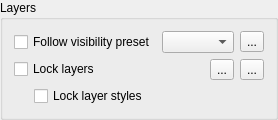
        <widget class="QgsCollapsibleGroupBoxBasic" name="mLayersGroupBox">
         <property name="focusPolicy">
          <enum>Qt::StrongFocus</enum>
         </property>
         <property name="title">
          <string>Layers</string>
         </property>
         <property name="syncGroup" stdset="0">
          <string notr="true">composeritem</string>
         </property>
         <property name="collapsed" stdset="0">
          <bool>false</bool>
         </property>
         <layout class="QGridLayout" name="gridLayout">
          <item row="0" column="0">
           <layout class="QHBoxLayout" name="horizontalLayout_12">
            <item>
             <widget class="QCheckBox" name="mFollowVisibilityPresetCheckBox">
              <property name="text">
               <string>Follow visibility preset</string>
              </property>
             </widget>
            </item>
            <item>
             <widget class="QComboBox" name="mFollowVisibilityPresetCombo"/>
            </item>
            <item>
             <widget class="QgsDataDefinedButton" name="mStylePresetsDDBtn">
              <property name="text">
               <string>...</string>
              </property>
             </widget>
            </item>
           </layout>
          </item>
          <item row="1" column="0">
           <layout class="QHBoxLayout" name="horizontalLayout_10">
            <item>
             <widget class="QCheckBox" name="mKeepLayerListCheckBox">
              <property name="sizePolicy">
               <sizepolicy hsizetype="Preferred" vsizetype="Maximum">
                <horstretch>0</horstretch>
                <verstretch>0</verstretch>
               </sizepolicy>
              </property>
              <property name="text">
               <string>Lock layers</string>
              </property>
             </widget>
            </item>
            <item>
             <spacer name="horizontalSpacer">
              <property name="orientation">
               <enum>Qt::Horizontal</enum>
              </property>
              <property name="sizeHint" stdset="0">
               <size>
                <width>40</width>
                <height>20</height>
               </size>
              </property>
             </spacer>
            </item>
            <item>
             <widget class="QToolButton" name="mLayerListFromPresetButton">
              <property name="text">
               <string>...</string>
              </property>
              <property name="popupMode">
               <enum>QToolButton::InstantPopup</enum>
              </property>
             </widget>
            </item>
            <item>
             <widget class="QgsDataDefinedButton" name="mLayersDDBtn">
              <property name="text">
               <string>...</string>
              </property>
             </widget>
            </item>
           </layout>
          </item>
          <item row="2" column="0">
           <layout class="QHBoxLayout" name="horizontalLayout_14">
            <item>
             <spacer name="horizontalSpacer_2">
              <property name="orientation">
               <enum>Qt::Horizontal</enum>
              </property>
              <property name="sizeType">
               <enum>QSizePolicy::Fixed</enum>
              </property>
              <property name="sizeHint" stdset="0">
               <size>
                <width>20</width>
                <height>20</height>
               </size>
              </property>
             </spacer>
            </item>
            <item>
             <widget class="QCheckBox" name="mKeepLayerStylesCheckBox">
              <property name="text">
               <string>Lock layer styles</string>
              </property>
             </widget>
            </item>
           </layout>
          </item>
         </layout>
        </widget>
